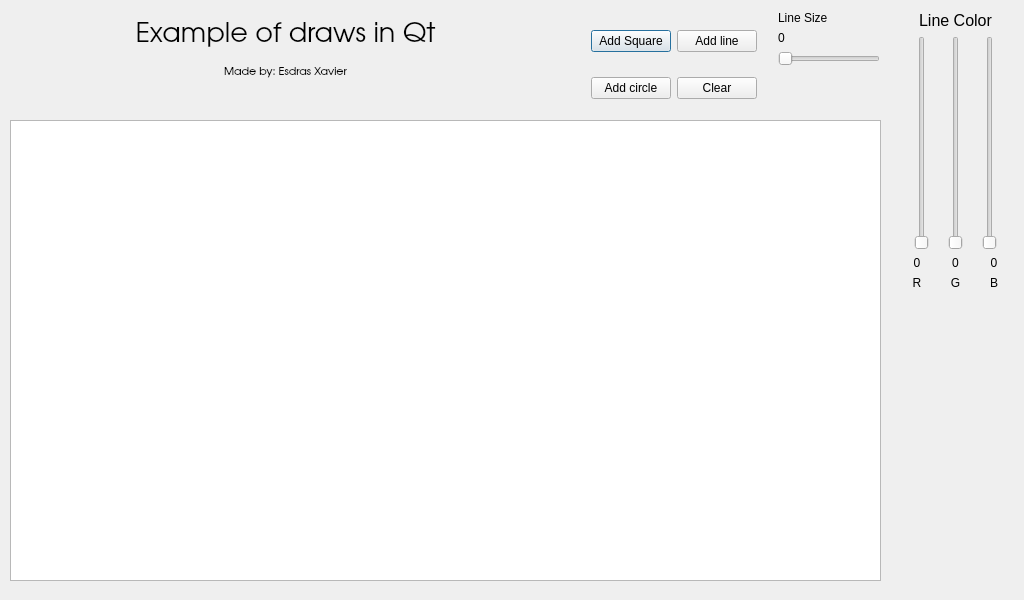
<?xml version="1.0" encoding="UTF-8"?>
<ui version="4.0">
 <class>Dialog</class>
 <widget class="QDialog" name="Dialog">
  <property name="geometry">
   <rect>
    <x>0</x>
    <y>0</y>
    <width>1024</width>
    <height>600</height>
   </rect>
  </property>
  <property name="windowTitle">
   <string>Dialog</string>
  </property>
  <widget class="QGraphicsView" name="view">
   <property name="enabled">
    <bool>true</bool>
   </property>
   <property name="geometry">
    <rect>
     <x>10</x>
     <y>120</y>
     <width>871</width>
     <height>461</height>
    </rect>
   </property>
  </widget>
  <widget class="QWidget" name="gridLayoutWidget">
   <property name="geometry">
    <rect>
     <x>580</x>
     <y>0</y>
     <width>311</width>
     <height>111</height>
    </rect>
   </property>
   <layout class="QGridLayout" name="gridLayout">
    <item row="0" column="0">
     <widget class="QPushButton" name="pushButton_3">
      <property name="text">
       <string>Add Square</string>
      </property>
      <property name="iconSize">
       <size>
        <width>20</width>
        <height>16</height>
       </size>
      </property>
     </widget>
    </item>
    <item row="1" column="0">
     <widget class="QPushButton" name="pushButton_2">
      <property name="text">
       <string>Add circle</string>
      </property>
      <property name="iconSize">
       <size>
        <width>20</width>
        <height>16</height>
       </size>
      </property>
     </widget>
    </item>
    <item row="0" column="1">
     <widget class="QPushButton" name="pushButton">
      <property name="text">
       <string>Add line</string>
      </property>
      <property name="iconSize">
       <size>
        <width>20</width>
        <height>16</height>
       </size>
      </property>
     </widget>
    </item>
    <item row="1" column="1">
     <widget class="QPushButton" name="pushButton_4">
      <property name="text">
       <string>Clear</string>
      </property>
      <property name="iconSize">
       <size>
        <width>20</width>
        <height>16</height>
       </size>
      </property>
     </widget>
    </item>
    <item row="0" column="2">
     <layout class="QVBoxLayout" name="verticalLayout">
      <property name="leftMargin">
       <number>15</number>
      </property>
      <property name="rightMargin">
       <number>0</number>
      </property>
      <property name="bottomMargin">
       <number>5</number>
      </property>
      <item>
       <widget class="QLabel" name="label">
        <property name="text">
         <string>Line Size</string>
        </property>
       </widget>
      </item>
      <item>
       <widget class="QLabel" name="line_size">
        <property name="text">
         <string>0</string>
        </property>
       </widget>
      </item>
      <item>
       <widget class="QSlider" name="slider_line_size">
        <property name="orientation">
         <enum>Qt::Horizontal</enum>
        </property>
       </widget>
      </item>
     </layout>
    </item>
   </layout>
  </widget>
  <widget class="QLabel" name="label_10">
   <property name="geometry">
    <rect>
     <x>80</x>
     <y>0</y>
     <width>411</width>
     <height>101</height>
    </rect>
   </property>
   <property name="font">
    <font>
     <family>URW Gothic L</family>
    </font>
   </property>
   <property name="text">
    <string>&lt;html&gt;&lt;head/&gt;&lt;body&gt;&lt;p align=&quot;center&quot;&gt;&lt;span style=&quot; font-size:20pt;&quot;&gt;Example of draws in Qt&lt;/span&gt;&lt;/p&gt;&lt;p align=&quot;center&quot;&gt;&lt;span style=&quot; font-size:8pt;&quot;&gt;Made by: Esdras Xavier&lt;/span&gt;&lt;/p&gt;&lt;/body&gt;&lt;/html&gt;</string>
   </property>
  </widget>
  <widget class="QWidget" name="">
   <property name="geometry">
    <rect>
     <x>890</x>
     <y>0</y>
     <width>131</width>
     <height>301</height>
    </rect>
   </property>
   <layout class="QVBoxLayout" name="verticalLayout_2">
    <item>
     <widget class="QLabel" name="label_2">
      <property name="text">
       <string>&lt;html&gt;&lt;head/&gt;&lt;body&gt;&lt;p align=&quot;center&quot;&gt;&lt;span style=&quot; font-size:12pt;&quot;&gt;Line Color&lt;/span&gt;&lt;/p&gt;&lt;/body&gt;&lt;/html&gt;</string>
      </property>
     </widget>
    </item>
    <item>
     <layout class="QHBoxLayout" name="horizontalLayout">
      <item>
       <widget class="QSlider" name="slider_r">
        <property name="maximum">
         <number>255</number>
        </property>
        <property name="orientation">
         <enum>Qt::Vertical</enum>
        </property>
       </widget>
      </item>
      <item>
       <widget class="QSlider" name="slider_g">
        <property name="maximum">
         <number>255</number>
        </property>
        <property name="orientation">
         <enum>Qt::Vertical</enum>
        </property>
       </widget>
      </item>
      <item>
       <widget class="QSlider" name="slider_b">
        <property name="maximum">
         <number>255</number>
        </property>
        <property name="orientation">
         <enum>Qt::Vertical</enum>
        </property>
       </widget>
      </item>
     </layout>
    </item>
    <item>
     <layout class="QHBoxLayout" name="horizontalLayout_3">
      <item>
       <widget class="QLabel" name="r_value_label">
        <property name="text">
         <string>&lt;html&gt;&lt;head/&gt;&lt;body&gt;&lt;p align=&quot;center&quot;&gt;0&lt;/p&gt;&lt;/body&gt;&lt;/html&gt;</string>
        </property>
       </widget>
      </item>
      <item>
       <widget class="QLabel" name="g_value_label">
        <property name="text">
         <string>&lt;html&gt;&lt;head/&gt;&lt;body&gt;&lt;p align=&quot;center&quot;&gt;0&lt;/p&gt;&lt;/body&gt;&lt;/html&gt;</string>
        </property>
       </widget>
      </item>
      <item>
       <widget class="QLabel" name="b_value_label">
        <property name="text">
         <string>&lt;html&gt;&lt;head/&gt;&lt;body&gt;&lt;p align=&quot;center&quot;&gt;0&lt;/p&gt;&lt;/body&gt;&lt;/html&gt;</string>
        </property>
       </widget>
      </item>
     </layout>
    </item>
    <item>
     <layout class="QHBoxLayout" name="horizontalLayout_2">
      <item>
       <widget class="QLabel" name="label_3">
        <property name="text">
         <string>&lt;html&gt;&lt;head/&gt;&lt;body&gt;&lt;p align=&quot;center&quot;&gt;R&lt;/p&gt;&lt;/body&gt;&lt;/html&gt;</string>
        </property>
       </widget>
      </item>
      <item>
       <widget class="QLabel" name="label_4">
        <property name="text">
         <string>&lt;html&gt;&lt;head/&gt;&lt;body&gt;&lt;p align=&quot;center&quot;&gt;G&lt;/p&gt;&lt;/body&gt;&lt;/html&gt;</string>
        </property>
       </widget>
      </item>
      <item>
       <widget class="QLabel" name="label_5">
        <property name="text">
         <string>&lt;html&gt;&lt;head/&gt;&lt;body&gt;&lt;p align=&quot;center&quot;&gt;B&lt;/p&gt;&lt;/body&gt;&lt;/html&gt;</string>
        </property>
       </widget>
      </item>
     </layout>
    </item>
   </layout>
  </widget>
 </widget>
 <layoutdefault spacing="6" margin="11"/>
 <resources/>
 <connections/>
</ui>
